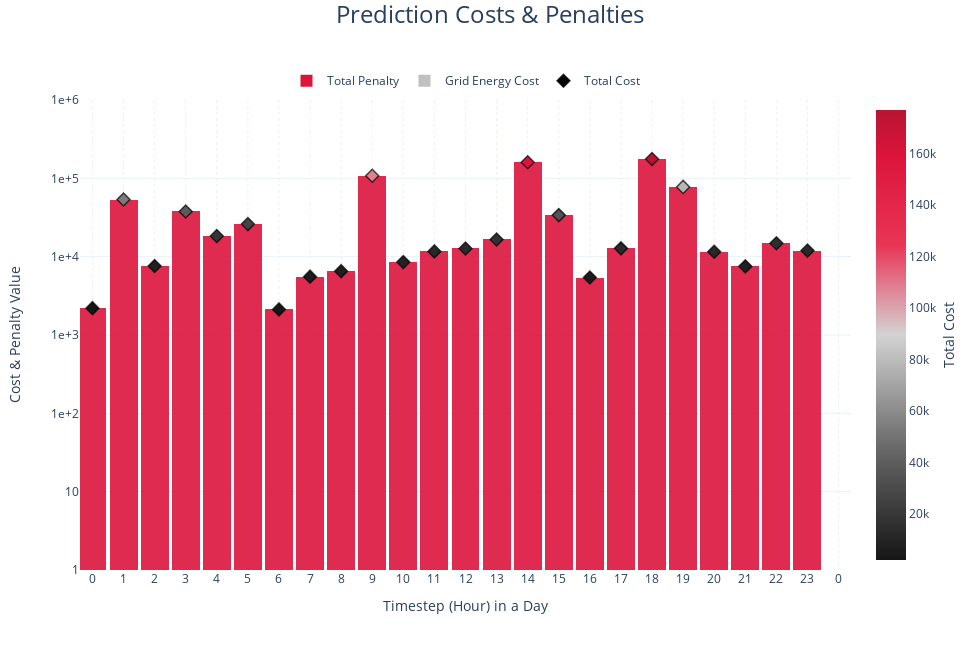

This figure's notebook cell:
### Markdown cell above
#### Prediction Reward - Costs and Penalties

### Code cell
subplot_fig = go.Figure()

total_cost = costs_predictions['Total Cost']
total_penalty = costs_predictions['Total Penalty']
grid_cost = costs_predictions['Grid Energy Cost']

subplot_fig.add_bar(y=total_penalty, showlegend=True, yaxis='y', width=0.9,
                    marker=dict(color='crimson', opacity=0.9, line_width=0), name='Total Penalty')
subplot_fig.add_bar(y=grid_cost, showlegend=True, yaxis='y', width=0.9,
                    marker=dict(color='silver', opacity=0.9, line_width=0), name='Grid Energy Cost')

subplot_fig.add_scatter(x=costs_predictions.index, y=total_cost, line_shape='linear', name='Total Cost', mode='markers',
                        marker=dict(size=10, symbol='diamond', line=dict(width=1.5), color=total_cost, coloraxis='coloraxis'), line=dict(color='rgba(0,0,0,0.7)'),
                        showlegend=True, yaxis='y', legendgroup='Total Cost')

subplot_fig.add_annotation(x=-0.1, y=0.5, text="Cost & Penalty Value", xanchor='left', yanchor='middle', textangle=-90, xref="paper", yref="paper", font_size=14, showarrow=False)
subplot_fig.add_annotation(x=0.5, y=-0.1, text="Timestep (Hour) in a Day", textangle=0, xref="paper", yref="paper", font_size=14, showarrow=False)

max_timestep = int(initial_training_data.Departure.max() + 1)
subplot_fig.update_layout(title="Prediction Costs & Penalties",
                          yaxis=dict(title=''), barmode='overlay')
subplot_fig.update_xaxes(tickformat='', griddash="dot", title='', range=[-0.4, 24.4],
                         tickvals=[i for i in range(max_timestep)],
                         ticktext=[str(i%24) for i in range(max_timestep)])

# For plot export: w(1280)xh(720), w(1920)xh(1080)
# For better overview in jupyter: w(850)xh(650)
plot_width = 980
plot_height = 650


total_cost_max = total_cost.max()
ytype = 'log' if total_cost_max > 10000 else 'linear'
ymax_margin = 6 if ytype == 'log' else round(total_cost_max + total_cost_max/10)
yyaxistext = '- log scale' if ytype == 'log' else ''
ydtick = 1 if ytype == 'log' else 5000
subplot_fig.update_yaxes(nticks=6, dtick=0.2)
subplot_fig.update_layout(height=plot_height, width=plot_width, title=dict(xanchor="center", x=0.5, font_size=24, y=0.99), 
                          showlegend=True, coloraxis=dict(colorscale=[[0, 'rgb(22, 22, 22)'], [0.25, 'dimgrey'], [0.5, 'lightgrey'], [0.7, '#E93556'], [0.9, 'crimson'], [1, '#B81432']], 
                                                          colorbar=dict(title=dict(text='Total Cost', side='right'))), barmode='stack',
                          legend=dict(x=0.5, orientation='h', yanchor='bottom', entrywidth=0, y=1.01, xanchor='center'), scattermode='overlay',
                          yaxis=dict(tickformat=" ,.2~g", nticks=5, dtick=ydtick, range=[0, ymax_margin], type=f'{ytype}'))


subplot_fig.show()

del max_timestep, plot_width, plot_height

### Figure 1 — Plotly figure (JSON) as saved in the notebook; plotly's stock layout.template omitted (floating-point values rounded to 4 significant figures)
{"data": [{"marker": {"color": "crimson", "line": {"width": 0}, "opacity": 0.9}, "name": "Total Penalty", "showlegend": true, "type": "bar", "width": 0.9, "y": [2201.0, 53600.0, 7610.0, 37740.0, 18310.0, 26070.0, 2118.0, 5553.0, 6538.0, 107900.0, 8531.0, 11670.0, 12730.0, 16580.0, 160400.0, 33930.0, 5413.0, 12760.0, 176800.0, 77710.0, 11550.0, 7520.0, 14820.0, 11960.0], "yaxis": "y"}, {"marker": {"color": "silver", "line": {"width": 0}, "opacity": 0.9}, "name": "Grid Energy Cost", "showlegend": true, "type": "bar", "width": 0.9, "y": [1.565, -2.623, 4.492, -3.006, -0.8001, 1.033, 4.514, 8.224, -0.739, 7.589, 0.8574, 6.853, 6.207, -1.954, -4.368, -4.415, 1.746, -0.9763, 3.179, 4.542, -0.2319, 1.718, 1.061, 3.419], "yaxis": "y"}, {"legendgroup": "Total Cost", "line": {"color": "rgba(0,0,0,0.7)", "shape": "linear"}, "marker": {"color": [2203.0, 53600.0, 7614.0, 37730.0, 18310.0, 26070.0, 2123.0, 5561.0, 6537.0, 107900.0, 8532.0, 11680.0, 12730.0, 16580.0, 160300.0, 33930.0, 5414.0, 12760.0, 176800.0, 77710.0, 11550.0, 7521.0, 14820.0, 11960.0], "coloraxis": "coloraxis", "line": {"width": 1.5}, "size": 10, "symbol": "diamond"}, "mode": "markers", "name": "Total Cost", "showlegend": true, "type": "scatter", "x": [0, 1, 2, 3, 4, 5, 6, 7, 8, 9, 10, 11, 12, 13, 14, 15, 16, 17, 18, 19, 20, 21, 22, 23], "y": [2203.0, 53600.0, 7614.0, 37730.0, 18310.0, 26070.0, 2123.0, 5561.0, 6537.0, 107900.0, 8532.0, 11680.0, 12730.0, 16580.0, 160300.0, 33930.0, 5414.0, 12760.0, 176800.0, 77710.0, 11550.0, 7521.0, 14820.0, 11960.0], "yaxis": "y"}], "layout": {"annotations": [{"font": {"size": 14}, "showarrow": false, "text": "Cost & Penalty Value", "textangle": -90, "x": -0.1, "xanchor": "left", "xref": "paper", "y": 0.5, "yanchor": "middle", "yref": "paper"}, {"font": {"size": 14}, "showarrow": false, "text": "Timestep (Hour) in a Day", "textangle": 0, "x": 0.5, "xref": "paper", "y": -0.1, "yref": "paper"}], "barmode": "stack", "coloraxis": {"colorbar": {"title": {"side": "right", "text": "Total Cost"}}, "colorscale": [[0, "rgb(22, 22, 22)"], [0.25, "dimgrey"], [0.5, "lightgrey"], [0.7, "#E93556"], [0.9, "crimson"], [1, "#B81432"]]}, "height": 650, "legend": {"entrywidth": 0, "orientation": "h", "x": 0.5, "xanchor": "center", "y": 1.01, "yanchor": "bottom"}, "scattermode": "overlay", "showlegend": true, "title": {"font": {"size": 24}, "text": "Prediction Costs & Penalties", "x": 0.5, "xanchor": "center", "y": 0.99}, "width": 980, "xaxis": {"griddash": "dot", "range": [-0.4, 24.4], "tickformat": "", "ticktext": ["0", "1", "2", "3", "4", "5", "6", "7", "8", "9", "10", "11", "12", "13", "14", "15", "16", "17", "18", "19", "20", "21", "22", "23", "0", "1", "2", "3"], "tickvals": [0, 1, 2, 3, 4, 5, 6, 7, 8, 9, 10, 11, 12, 13, 14, 15, 16, 17, 18, 19, 20, 21, 22, 23, 24, 25, 26, 27], "title": {"text": ""}}, "yaxis": {"dtick": 1, "nticks": 5, "range": [0, 6], "tickformat": " ,.2~g", "title": {"text": ""}, "type": "log"}}}
